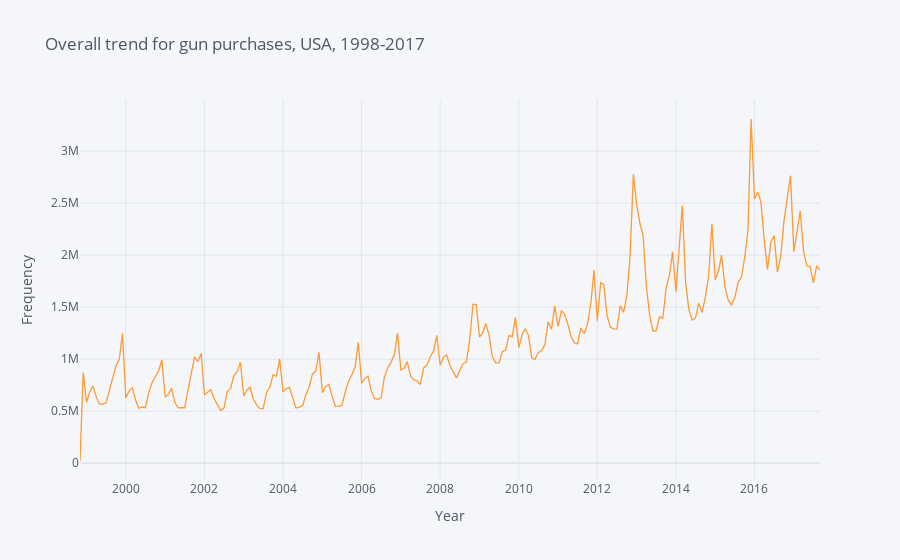

The cell this chart's notebook holds for it:
### Code cell
monthwise_gun_purchase.iplot(title='Overall trend for gun purchases, USA, 1998-2017',
    xTitle='Year',
    yTitle='Frequency')

### Figure 1 — Plotly figure (JSON) as saved in the notebook; plotly's stock layout.template omitted (floating-point values rounded to 4 significant figures; data arrays with more than 128 entries replaced by an {"elided": "..."} marker saying what was removed)
{"data": [{"line": {"color": "rgba(255, 153, 51, 1.0)", "dash": "solid", "shape": "linear", "width": 1.3}, "mode": "lines", "name": "totals", "text": "", "type": "scatter", "x": {"elided": "227 str values"}, "y": {"elided": "227 int values"}}], "layout": {"legend": {"bgcolor": "#F5F6F9", "font": {"color": "#4D5663"}}, "paper_bgcolor": "#F5F6F9", "plot_bgcolor": "#F5F6F9", "title": {"font": {"color": "#4D5663"}, "text": "Overall trend for gun purchases, USA, 1998-2017"}, "xaxis": {"gridcolor": "#E1E5ED", "showgrid": true, "tickfont": {"color": "#4D5663"}, "title": {"font": {"color": "#4D5663"}, "text": "Year"}, "zerolinecolor": "#E1E5ED"}, "yaxis": {"gridcolor": "#E1E5ED", "showgrid": true, "tickfont": {"color": "#4D5663"}, "title": {"font": {"color": "#4D5663"}, "text": "Frequency"}, "zerolinecolor": "#E1E5ED"}}}
